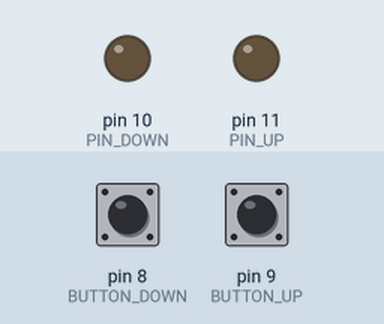
Recording of a program running on a simulated Arduino Nano, built with avr-gcc and run on an emulated ATmega328P. Shown: output pins drawn as LEDs (lit = HIGH). The test bench sets the inputs (shaded band); at power-on: pin 8 (BUTTON_DOWN) HIGH, pin 9 (BUTTON_UP) HIGH. Pins used as bus, display or sensor lines are not drawn.

Above: at 1.2 s.
1.3 s: pin 8 (BUTTON_DOWN) pulsed LOW 2 times (0.12 s each, 0.3 s apart)
At 4.1 s:
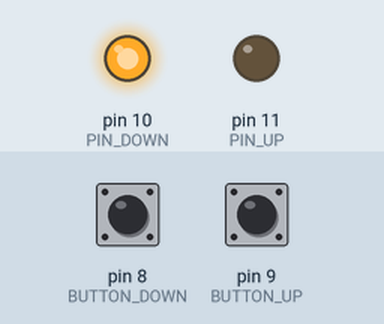
Timing chart, 0 to 11.6 s (numbered marks = the images above; inputs shaded):
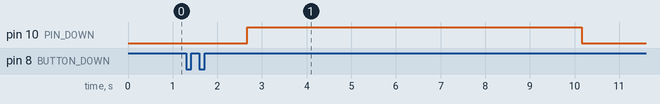

Measured:
- after the input at 1.3 s, pin 10 (PIN_DOWN): LOW → HIGH after 1.4 s, → LOW 7.5 s later

The program:

main.cpp
```cpp
/**
 * Blink
 *
 * Turns on an LED on for one second,
 * then off for one second, repeatedly.
 */
#include "OneButton.h"
#include "Arduino.h"

#define DELAY_BUTTON_PRESSED 7500
#define DELAY_POWER_STATE 1000
#define DELAY_LOOP 10

#define PIN_POWER 12
#define PIN_UP 11
#define PIN_DOWN 10

#define BUTTON_UP 9
#define BUTTON_DOWN 8

typedef enum {
  UP,
  DOWN
}
Direction;

typedef enum {
  ON,
  OFF
}
Power;

OneButton buttonUp(BUTTON_UP, false);
OneButton buttonDown(BUTTON_DOWN, false);

void power(Power power) {
  switch (power) {
  case ON:
    digitalWrite(PIN_POWER, HIGH);
    break;
  case OFF:
    digitalWrite(PIN_POWER, LOW);
    break;
  default:
    break;
  }
}

void awning(Direction direction) {
  switch (direction) {
  case UP:
    digitalWrite(PIN_UP, HIGH);
    delay(DELAY_BUTTON_PRESSED);
    digitalWrite(PIN_UP, LOW);
    break;
  case DOWN:
    digitalWrite(PIN_DOWN, HIGH);
    delay(DELAY_BUTTON_PRESSED);
    digitalWrite(PIN_DOWN, LOW);
    break;
  default:
    break;
  }
}

void moveUp() {
  power(ON);
  delay(DELAY_POWER_STATE);
  awning(UP);
  delay(DELAY_POWER_STATE);
  power(OFF);
}

void moveDown() {
  power(ON);
  delay(DELAY_POWER_STATE);
  awning(DOWN);
  delay(DELAY_POWER_STATE);
  power(OFF);
}

void setup()
{
  pinMode(PIN_POWER, OUTPUT);
  pinMode(PIN_UP, OUTPUT);
  pinMode(PIN_DOWN, OUTPUT);

  buttonUp.attachClick(moveUp);
  buttonDown.attachClick(moveDown);
}

void loop() {
  buttonUp.tick();
  buttonDown.tick();

  delay(DELAY_LOOP);
}
```
